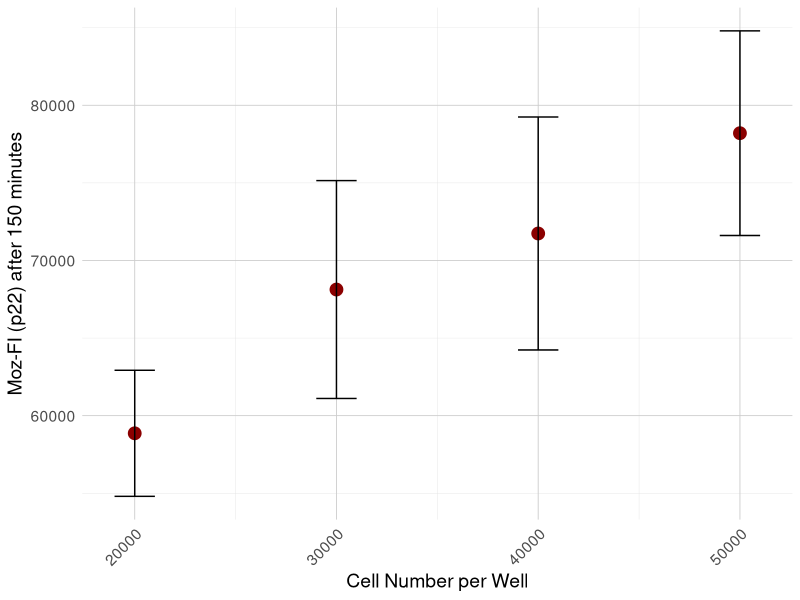

Reproduce this figure in R.
# Pakete laden
library(readxl)
library(dplyr)
library(tidyr)
library(ggplot2)
library(patchwork)

number <- c(20000,	30000,	40000, 50000)
avgFI <- c(58863,
           68127.5,
           71739.75,
           78203.5
)
SD <- c(4062.281492,
        7021.095706,
        7507.045069,
        6593.007881
)

# Data Frame erstellen
df <- data.frame(
  number = number,
  avgFI = avgFI,
  SD = SD
)

# Plot
ggplot(df, aes(x = number, y = avgFI)) +
  geom_point(color = "darkred", size = 4) +
  geom_errorbar(aes(ymin = avgFI - SD, ymax = avgFI + SD),
                width = 2000, color = "black") +
  labs(
    x = "Cell Number per Well",
    y = "Moz-FI (p22) after 150 minutes"
  ) +
  theme_minimal() +
  theme(
    text = element_text(size = 14),
    axis.text.x = element_text(angle = 45, hjust = 1),
    panel.grid.major = element_line(color = "gray80", linewidth = 0.3),
    panel.grid.minor = element_line(color = "gray90", linewidth = 0.15)
  )
